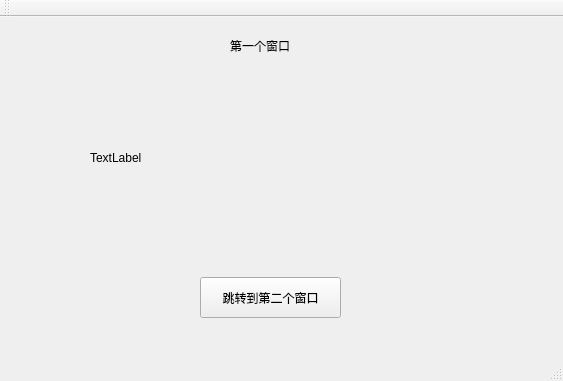
<?xml version="1.0" encoding="UTF-8"?>
<ui version="4.0">
 <class>FirstWin</class>
 <widget class="QMainWindow" name="FirstWin">
  <property name="geometry">
   <rect>
    <x>0</x>
    <y>0</y>
    <width>563</width>
    <height>381</height>
   </rect>
  </property>
  <property name="windowTitle">
   <string>FirstWin</string>
  </property>
  <widget class="QWidget" name="centralWidget">
   <widget class="QLabel" name="label">
    <property name="geometry">
     <rect>
      <x>230</x>
      <y>20</y>
      <width>101</width>
      <height>17</height>
     </rect>
    </property>
    <property name="text">
     <string>第一个窗口</string>
    </property>
   </widget>
   <widget class="QLabel" name="movie">
    <property name="geometry">
     <rect>
      <x>90</x>
      <y>50</y>
      <width>381</width>
      <height>181</height>
     </rect>
    </property>
    <property name="text">
     <string>TextLabel</string>
    </property>
   </widget>
   <widget class="QPushButton" name="SecondWin">
    <property name="geometry">
     <rect>
      <x>200</x>
      <y>260</y>
      <width>141</width>
      <height>41</height>
     </rect>
    </property>
    <property name="text">
     <string>跳转到第二个窗口</string>
    </property>
   </widget>
  </widget>
  <widget class="QMenuBar" name="menuBar">
   <property name="geometry">
    <rect>
     <x>0</x>
     <y>0</y>
     <width>563</width>
     <height>28</height>
    </rect>
   </property>
  </widget>
  <widget class="QToolBar" name="mainToolBar">
   <attribute name="toolBarArea">
    <enum>TopToolBarArea</enum>
   </attribute>
   <attribute name="toolBarBreak">
    <bool>false</bool>
   </attribute>
  </widget>
  <widget class="QStatusBar" name="statusBar"/>
 </widget>
 <layoutdefault spacing="6" margin="11"/>
 <resources/>
 <connections/>
</ui>
